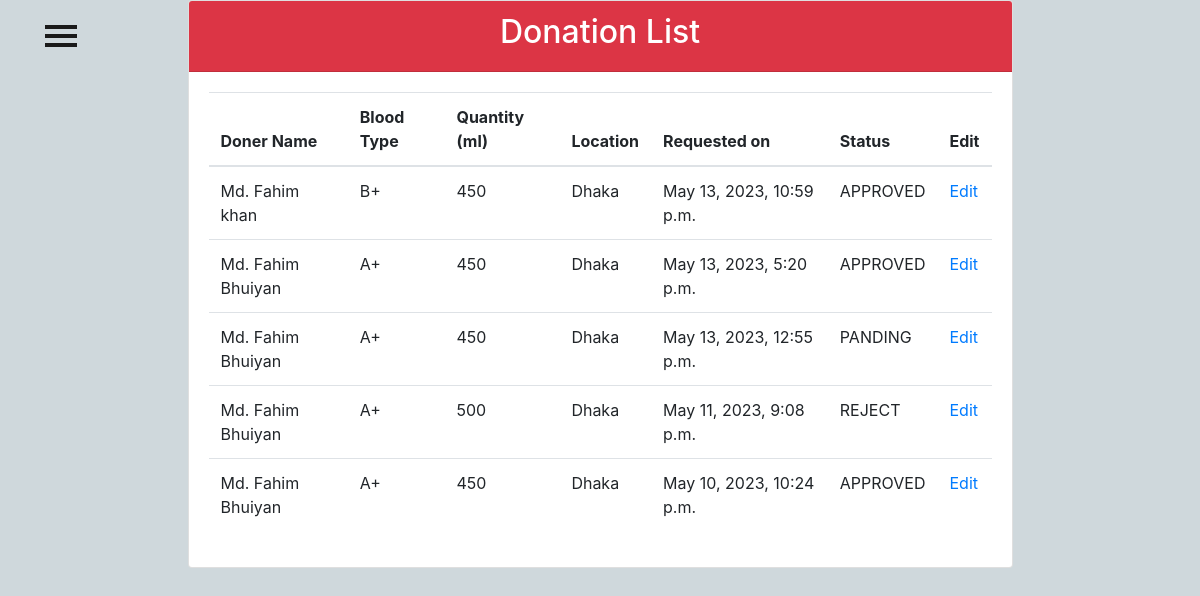
/admins/donation/requests/, run on the app's committed database.
### patient/models.py (models this page shows)
class DonationRequest(models.Model):
    doner_name = models.CharField(max_length=50, blank=True)
    user = models.ForeignKey(User, on_delete=models.CASCADE)
    blood_group = models.CharField(max_length=3, choices=BLOOD_GROUPS)
    units_required = models.PositiveIntegerField()
    location = models.CharField(max_length=200)
    contact_number = models.CharField(max_length=20)
    is_approved = models.CharField(default='PANDING', max_length=8, choices=APPROVED)
    created_at = models.DateTimeField(auto_now_add=True)

### adminView/views.py (the view)
# urls.py: path('donation/requests/', views.admin_view_donation_requests, name='admin_view_donation_requests'),
def admin_view_donation_requests(request):
    donation_requests = DonationRequest.objects.all().order_by('-created_at')
    return render(request, 'admin/admin_view_donation_requests.html', {'requests': donation_requests})

### Templates/admin/admin_view_donation_requests.html (shortened to what this page needs)
<!DOCTYPE html>
<html lang="en">
<head>
    <link rel="stylesheet" href="https://maxcdn.bootstrapcdn.com/bootstrap/4.0.0/css/bootstrap.min.css">
</head>
{% include "admin/side_nav_bar.html" %}
<body>
    <div class="container mb-4">
        <div class="row justify-content-center">
            <div class="col-md-9">
                <div class="card">
                    <div class="card-header bg-danger text-white">
                        <h2 class="text-center">Donation List</h2>
                    </div>
                    <div class="card-body">
                        <table class="table">
                            <thead>
                                <tr>
                                    <th scope="col">Doner Name</th>
                                    <th scope="col">Blood Type</th>
                                    <th scope="col">Quantity (ml)</th>
                                    <th scope="col">Location </th>
                                    <th scope="col">Requested on</th>
                                    <th scope="col">Status</th>
                                    <th scope="col">Edit</th>
                                </tr>
                            </thead>
                            <tbody>
                                {% for request in requests %}
                                <tr>
                                    <td>{{ request.doner_name }}</td>
                                    <td>{{ request.blood_group }}</td>
                                    <td>{{ request.units_required }}</td>
                                    <td>{{request.location}}</td>
                                    <td>{{ request.created_at }}</td>
                                    <td>{{ request.is_approved }}</td>
                                    <td><a href="{% url 'admin_edit_donation_request' request.id %}">Edit</a></td>
                                </tr>
                                {% empty %}
                                <tr>
                                    <td colspan="6">No donation requests found.</td>
                                </tr>
                                {% endfor %}
                            </tbody>
                        </table>
                    </div>
                </div>
            </div>
        </div>
    </div>
</body>
</html>

### static/CSS/patientnav.css (style rules this page uses)
body { position: relative; overflow-x: hidden; background-color: #cfd8dc; }
body, html { height: 100%; }

### data on the page
DonationRequest: doner_name "Md. Fahim khan", blood_group "B+", units_required "450", location "Dhaka", created_at "May 13, 2023, 10:59 p.m.", is_approved "APPROVED"
DonationRequest: doner_name "Md. Fahim Bhuiyan", blood_group "A+", units_required "450", location "Dhaka", created_at "May 13, 2023, 5:20 p.m.", is_approved "APPROVED"
DonationRequest: doner_name "Md. Fahim Bhuiyan", blood_group "A+", units_required "450", location "Dhaka", created_at "May 13, 2023, 12:55 p.m.", is_approved "PANDING"
DonationRequest: doner_name "Md. Fahim Bhuiyan", blood_group "A+", units_required "500", location "Dhaka", created_at "May 11, 2023, 9:08 p.m.", is_approved "REJECT"
DonationRequest: doner_name "Md. Fahim Bhuiyan", blood_group "A+", units_required "450", location "Dhaka", created_at "May 10, 2023, 10:24 p.m.", is_approved "APPROVED"
